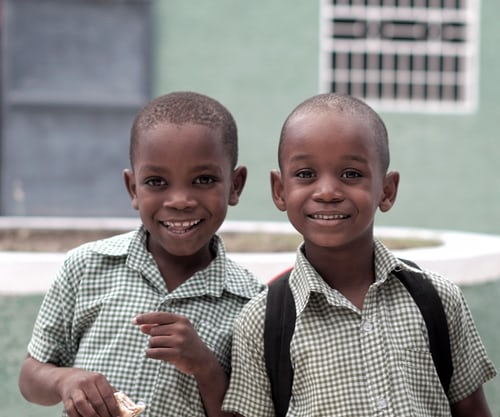
#> input picture python task/picture.jpg, 500 x 417 px, found by its file name
$ python task.py
#> lines starting #> are read from the running program, lines starting #| are printed output that depends on the picture
from PIL import Image

# Image.open() can also open other image types
img = Image.open('Edikan.Ekanem\Task9-BasicPython\picture.jpg')
#> img is the input picture: PIL image 500x417 RGB; mean R, G, B 141.5, 139.1, 137.7
img.show()

# Resize the image
resized_img = img.resize((500, 500))
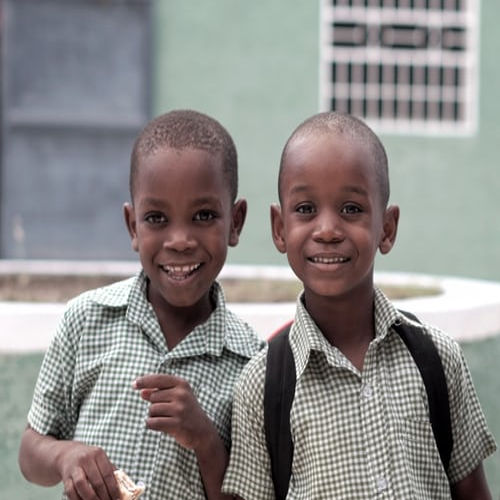
#> resized_img: PIL image 500x500 RGB; mean R, G, B 141.5, 139.1, 137.7
resized_img.save('Edikan.Ekanem\\Task9-BasicPython\\resized.jpg')
resized_img.show()
